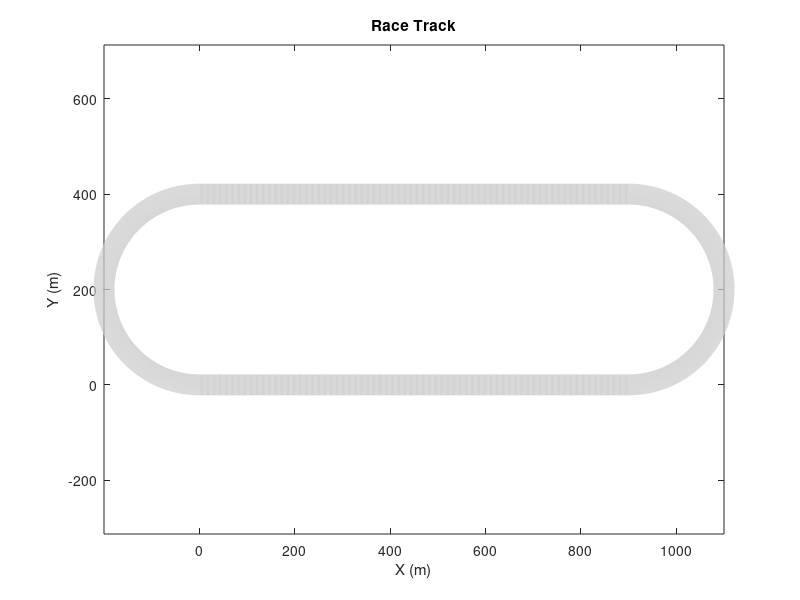

Here is the MATLAB script that generated this plot: (Note: this script raises an error after producing the figure.)
% Define parameters
radius = 200; % radius of curved sections
straight_length = 900; % length of straight sections
width = 15;
carspeed = 500; % a lower number is faster


% Define angles for curved sections
theta1 = linspace(pi/2, 3*pi/2, carspeed); % 180 degrees
theta2 = linspace(-pi/2, pi/2, carspeed); % 180 degrees

% Define the x and y coordinates for each section of the track
x_straight1 = linspace(0, straight_length, carspeed);
y_straight1 = zeros(1, carspeed);
x_curve1 = straight_length + radius * cos(theta2);
y_curve1 = radius * sin(theta2) + radius;
x_straight2 = linspace(straight_length, 0, carspeed);
y_straight2 = ones(1, carspeed) * (2 * radius);
x_curve2 = radius * cos(theta1);
y_curve2 = radius * sin(theta1) + radius;

% Combine parametric sections
xpath = [x_straight1, x_curve1, x_straight2, x_curve2];
ypath = [y_straight1, y_curve1, y_straight2, y_curve2];

% Plot the race track
plot(xpath, ypath, 'LineWidth', width, 'Color', [0.8, 0.8, 0.8]);
axis equal;
title('Race Track');
xlabel('X (m)');
ylabel('Y (m)');
hold on;

% Initialize animated line for the track
h = animatedline;
axis([-radius*2 straight_length+radius*2 -radius radius*3])

% Initialize animated line for car path
path_line = animatedline('Color', 'black', 'LineWidth', 1);

% Define the car parameters
w = 30; % Width of the car
car = [-w/2, -w; w/2, -w; w/2, w; -w/2, w]'; % Car vertices
a = patch('XData',car(:,1),'YData',car(:,2));
a.EdgeColor = [1 0 0];
a.FaceColor = [1 0 0];

degreerhs = linspace(pi/2, -pi/2, carspeed);
idx1 = 0;
degreelhs = linspace(3*pi/2, pi/2, carspeed);
idx2 = 0;

% Animate the car driving around the track
for i = 1:length(xpath)
    x = xpath(i);
    y = ypath(i);
    % Update car image
    clearpoints(h);
    addpoints(h, x, y);

    %generate un-rotated car at new location x,y
    car = [x - w, y - w/2; x + w, y-w/2; x+w, y+w/2; x-w, y+w/2];

    % rotate car according to slope of curve 
    if y == 0 || y == radius*2
        car2 = rotate(car'-[x;y], 0)' + [x;y]';
    else
        if idx1<(carspeed-2)
            idx1=idx1+1;
            car2 = rotate(car'-[x;y],degreerhs(idx1)+pi/2)' + [x;y]';
        else
            idx2=idx2+1;
            car2 = rotate(car'-[x;y],degreelhs(idx2)+pi/2)' + [x;y]';
        end
    end

    %update car image
    a.XData = car2(:,1);
    a.YData = car2(:,2);

    % Update vehicle's path
    addpoints(path_line, x, y);

    drawnow limitrate nocallbacks;
end

hold off;
